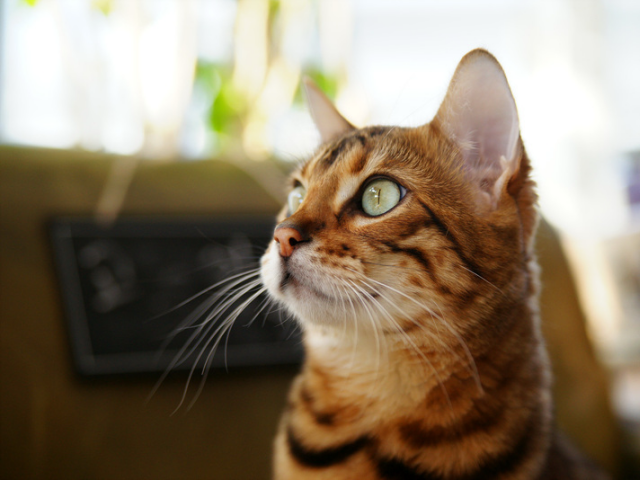
#> input picture 22년 8월/220811_CV2일차(이미지 자동출력)/fig/fig/cat.bmp, 640 x 480 px
$ jupyter execute --allow-errors '이미지 자동출력.ipynb'
#> lines starting #> are read from the running program, lines starting #| are printed output that depends on the picture; after the words box and inside, x2 and y2 are one past the last pixel; in counts of white or black regions, pixels touching at a corner belong together
[cell 1]
import numpy as np
import cv2
import sys

cv2.__version__

[cell 2]
img = cv2.imread('./fig/puppy.bmp', cv2.IMREAD_GRAYSCALE)

#> (the rest of this cell did not finish here and is left out)

[cell 3]
import os

#> (a cell that did not finish here is left out)

#> (a cell that did not finish here is left out)

[cell 6]
import glob

[cell 7]
# 이미지 한거번에 불러오기
img_list = glob.glob('./fig/my_images/*.*')
print(img_list)

[cell 8]
img1 = cv2.imread('./fig/fig/cat.bmp')
#> img1 is the input picture: shape (480, 640, 3); mean B, G, R 104.5, 125.6, 140.8
img2 = cv2.imread('./fig/fig/cat.bmp', cv2.IMREAD_GRAYSCALE)
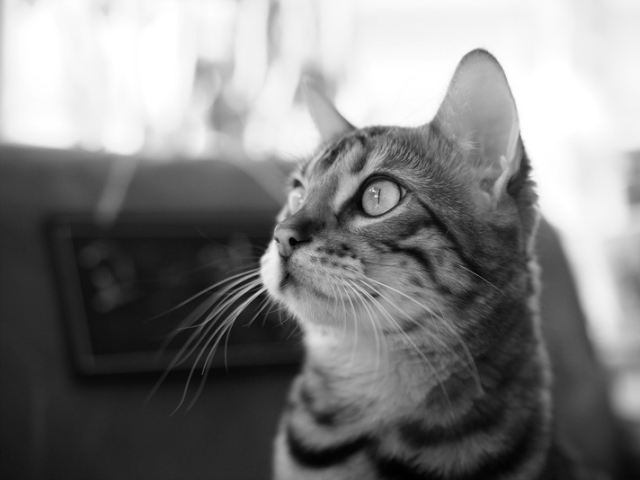
#> img2: shape (480, 640); min 0, max 255, mean 127.8

print(type(img1))
#| <class 'numpy.ndarray'>
print('img1 shape', img1.shape)
#| img1 shape (480, 640, 3)
print('img2 shape', img2.shape)
#| img2 shape (480, 640)
print('data type', img1.dtype)
#| data type uint8

#
h, w = img1.shape[:2]
#> h = 480; w = 640
print(h, w)
#| 480 640

if img1 is None or img2 is None :
    print('image read failed')
    sys.exit()

cv2.imshow('image1', img1)
cv2.imshow('image2', img2)

cv2.waitKey()
cv2.destroyAllWindows()

[cell 9]
img = cv2.imread('./fig/fig/cat.bmp')

# 가로와 세로 값이고, 접근해서 값을 도출
h, w = img.shape[:2]

p1 = img[240, 320]  # or p1 = img[h//2, w//2]
#> p1 = [62, 103, 155]

# 이미지의 센터값만
img[10:200, 20:100] = (0, 0, 255)
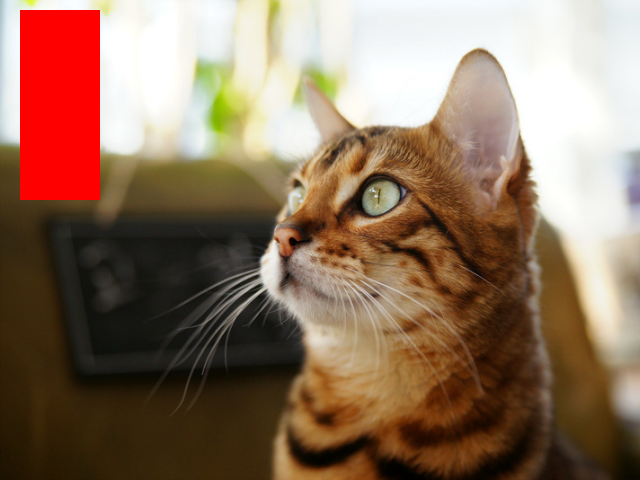
#> img: shape (480, 640, 3); 4.95% of pixels changed, all inside (x1, y1, x2, y2) = (20, 10, 100, 200)

print(p1)
#| [ 62 103 155]

cv2.imshow('image2', img)

cv2.waitKey()
cv2.destroyAllWindows()

[cell 10]
# 글자 관련, 흑백
img1 = np.zeros((400, 600, 3), dtype = np.uint8)
img2 = np.ones((600, 1200), dtype = np.uint8) * 255
img3 = np.full((600, 1200, 3), (255,0,255), np.uint8)


cv2.imshow('img1', img1)
cv2.imshow('img2', img2)
cv2.imshow('img3', img3)
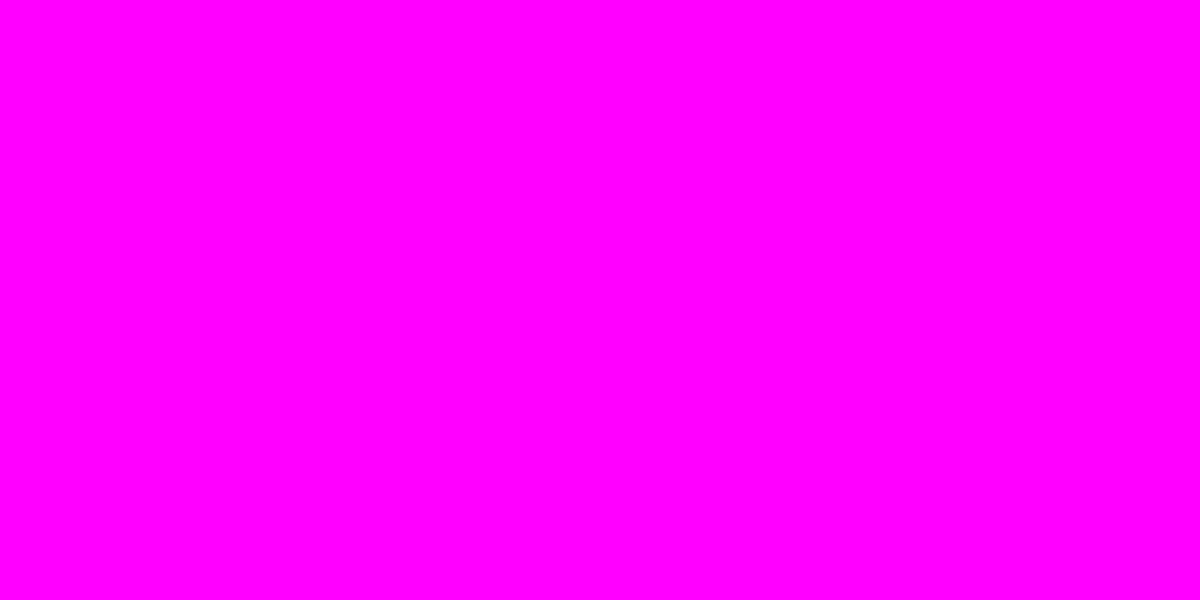
#> window 'img3': shape (600, 1200, 3); mean B, G, R 255, 0, 255

cv2.waitKey()
cv2.destroyAllWindows()

[cell 11]
img = cv2.imread('./fig/fig/puppy.bmp')

img1 = img
#> (the rest of this cell did not finish here and is left out)

[cell 12]
img = cv2.imread('./fig/fig/puppy.bmp')

#> (the rest of this cell did not finish here and is left out)

[cell 13]
img = cv2.imread('./fig/fig/cat.bmp')

img[180:240, 280:400] = (0, 0, 0)
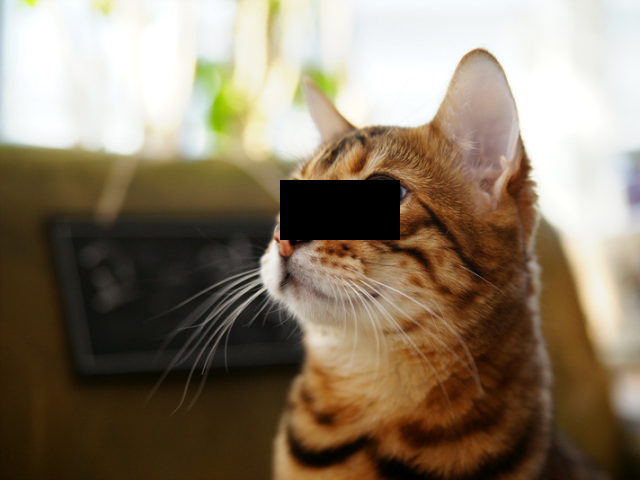
#> img: shape (480, 640, 3); 2.34% of pixels changed, all inside (x1, y1, x2, y2) = (280, 180, 400, 240)

cv2.imshow('img', img)

cv2.waitKey()
cv2.destroyAllWindows()

$ run again, on 22년 8월/220811_CV2일차(이미지 자동출력)/soi/img_resize.png
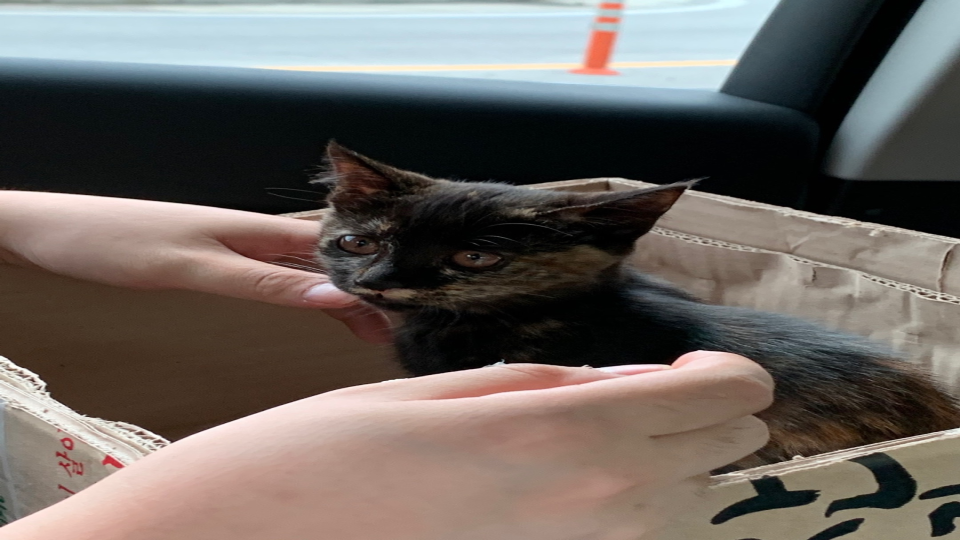
#> input picture 22년 8월/220811_CV2일차(이미지 자동출력)/soi/img_resize.png, 1920 x 1080 px (shown at 1/2 size)
#> img is the input picture: shape (1080, 1920, 3); mean B, G, R 95.2, 99.9, 106.6
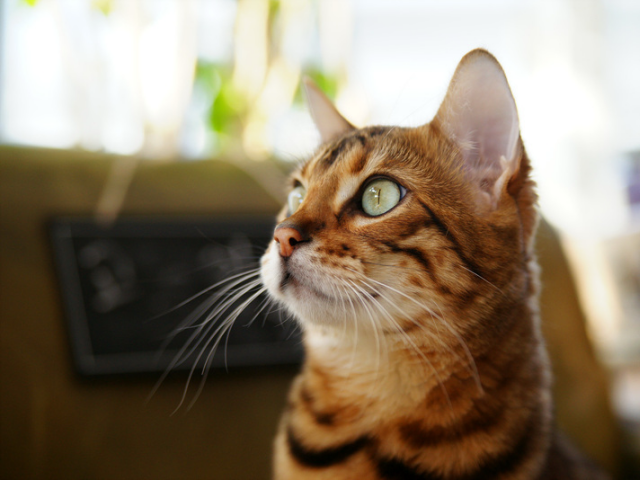
#> input picture 22년 8월/220811_CV2일차(이미지 자동출력)/fig/fig/cat.bmp, 640 x 480 px
#> img1 is the input picture: shape (480, 640, 3); mean B, G, R 104.5, 125.6, 140.8
#| <class 'numpy.ndarray'>
#| img1 shape (480, 640, 3)
#| img2 shape (480, 640)
#| data type uint8
#| 480 640
#> p1 = [62, 103, 155]
#| [ 62 103 155]

$ run again, on 22년 8월/220811_CV2일차(이미지 자동출력)/soi/img_resize1.png
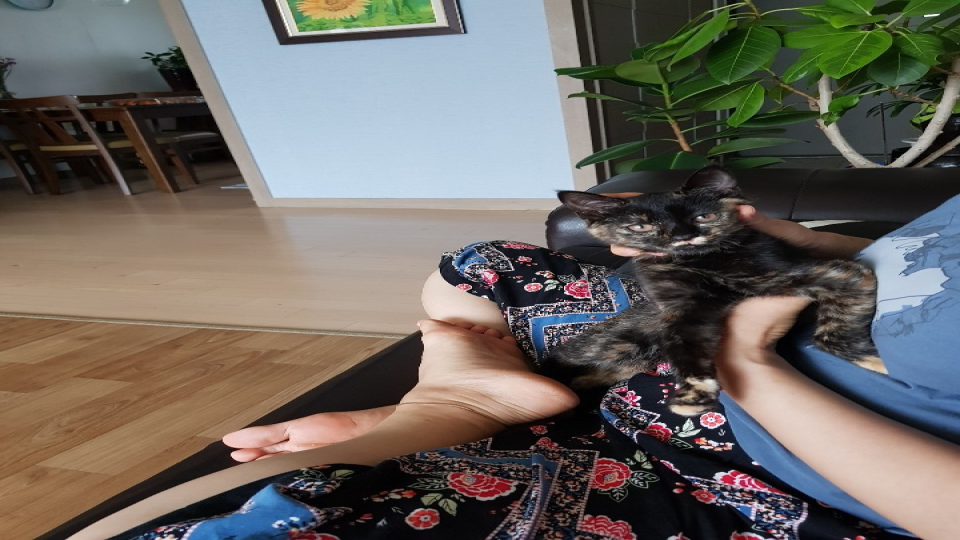
#> input picture 22년 8월/220811_CV2일차(이미지 자동출력)/soi/img_resize1.png, 1920 x 1080 px (shown at 1/2 size)
#> img is the input picture: shape (1080, 1920, 3); mean B, G, R 96.9, 102.7, 107.4
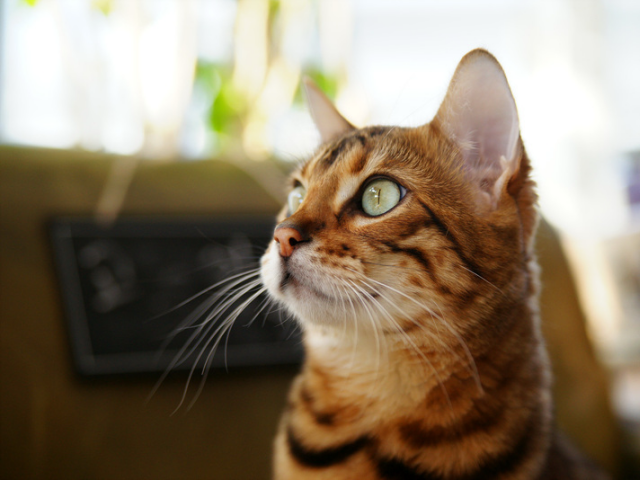
#> input picture 22년 8월/220811_CV2일차(이미지 자동출력)/fig/fig/cat.bmp, 640 x 480 px
#> img1 is the input picture: shape (480, 640, 3); mean B, G, R 104.5, 125.6, 140.8
#| <class 'numpy.ndarray'>
#| img1 shape (480, 640, 3)
#| img2 shape (480, 640)
#| data type uint8
#| 480 640
#> p1 = [62, 103, 155]
#| [ 62 103 155]
